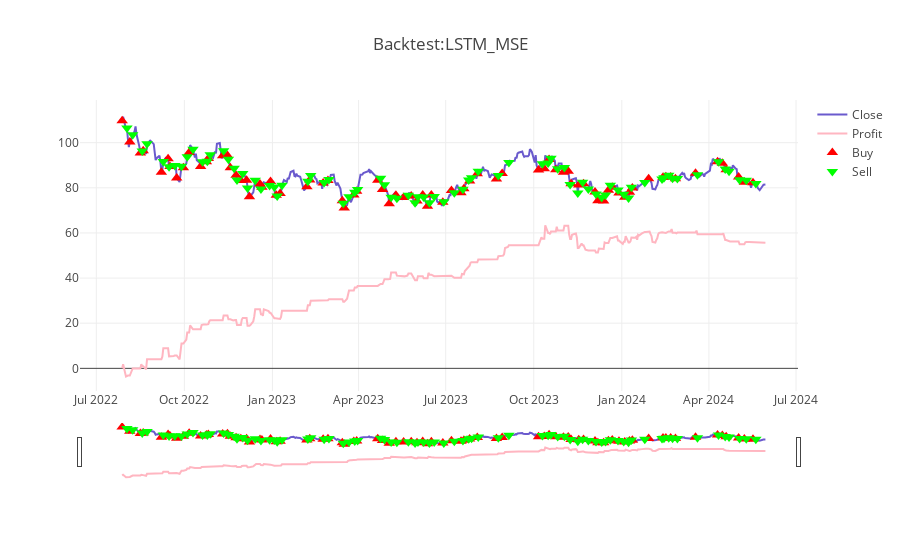

Notebook code for this chart:
### Code cell
# Random_Forest_Tuned, ARIMAX, ARIMAX_Tuned, AdaBoost, LSTM_MSE
backtest(prices, 'LSTM_MSE')
